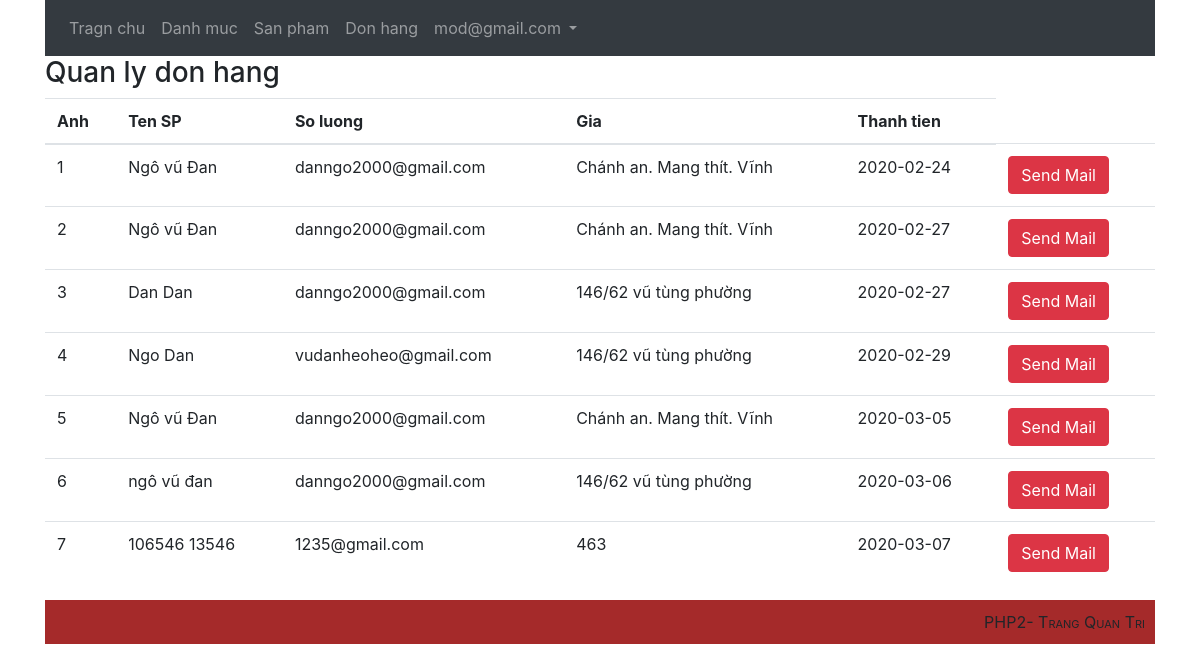
The page /admin/index.php?ctrller=donhang (signed in) on the database its author committed.
### tables this page shows
CREATE TABLE `customer` (
  `id` int(10) NOT NULL,
  `full_name` varchar(100) NOT NULL,
  `email` varchar(255) NOT NULL,
  `address` varchar(25) NOT NULL,
  `phone` text NOT NULL,
  `created_at` date NOT NULL,
  `status` bit(1) NOT NULL
);

### admin/index.php (called while the page is built, shortened)
<?php
include '../view/admin/header.php';
    $ctrl="home";
    if(!isset($_SESSION['admin']))
    {
        $ctrl="user";
    }
    elseif(isset($_GET['ctrller']))
    {
        $ctrl=$_GET['ctrller'];
    }
    include 'controller/'.$ctrl.'.php';
include '../view/admin/footer.php';
?>

### admin/model/database.php (called while the page is built, shortened)
<?php
    class DATABASE
    {
        private $host = 'localhost';
        private $dbname = 'webhost';
        private $username = 'root';
        private $password = '';
        private $options = array(PDO::MYSQL_ATTR_INIT_COMMAND => "SET NAMES utf8",PDO::ATTR_ERRMODE => PDO::ERRMODE_EXCEPTION);
        private $sql="";
        private $DBH="";
        function __construct()
        {
            $this->DBH = new PDO('mysql:host='.$this->host.';dbname='.$this->dbname,$this->username, $this->password,$this->options);
        }
        function SetQuery($_sql)
        {
            $this->sql=$_sql;
        }
        function ThucHienTruyVan()
        {
            $result=$this->DBH->query($this->sql);
            return $result;
        }
    }
?>

### admin/model/donhang.php (called while the page is built, shortened)
<?php
    include_once('database.php');
    class DONHANG extends DATABASE
    {
        function getOrder()
        {
            $this->result=$this->ThucHienTruyVan();
            return $this->result;
        }
    }
?>

### view/admin/donhang/donhang.php (the view)
<h3>Quan ly don hang</h3>
<table class="table">
        <thead>
            <tr>
             <th>Anh</th>
              <th>Ten SP</th>
              <th>So luong</th>
              <th>Gia</th>
              <th>Thanh tien</th>
            </tr>
        </thead>
        <tbody>
            <?php
                foreach ($newOrder as $r) {
                  echo '
                  <tr>
                    <td>'.$r['id'].'</td>
                    <td>'.$r['full_name'].'</td>
                    <td>'.$r['email'].'</td>
                    <td>'.$r['address'].'</td>
                    <td>'.$r['created_at'].'</td>
                    <td><a href="index.php?ctrller=donhang&act=sendmail&id='.$r['id'].'&email='.$r['email'].'" class="btn btn-danger">Send Mail</a></td>
                  </tr>
                  ';
                }
            ?>
        </tbody>
    </table>

### rows shown on the page
customer: id "1", full_name "Ngô vũ Đan", email "danngo2000@gmail.com", address "Chánh an. Mang thít. Vĩnh", created_at "2020-02-24"
customer: id "2", full_name "Ngô vũ Đan", email "danngo2000@gmail.com", address "Chánh an. Mang thít. Vĩnh", created_at "2020-02-27"
customer: id "3", full_name "Dan Dan", email "danngo2000@gmail.com", address "146/62 vũ tùng phường", created_at "2020-02-27"
customer: id "4", full_name "Ngo Dan", email "vudanheoheo@gmail.com", address "146/62 vũ tùng phường", created_at "2020-02-29"
customer: id "5", full_name "Ngô vũ Đan", email "danngo2000@gmail.com", address "Chánh an. Mang thít. Vĩnh", created_at "2020-03-05"
customer: id "6", full_name "ngô vũ đan", email "danngo2000@gmail.com", address "146/62 vũ tùng phường", created_at "2020-03-06"
customer: id "7", full_name "106546 13546", email "1235@gmail.com", address "463", created_at "2020-03-07"

### other values the page prints
$_SESSION["admin"] "mod@gmail.com"
